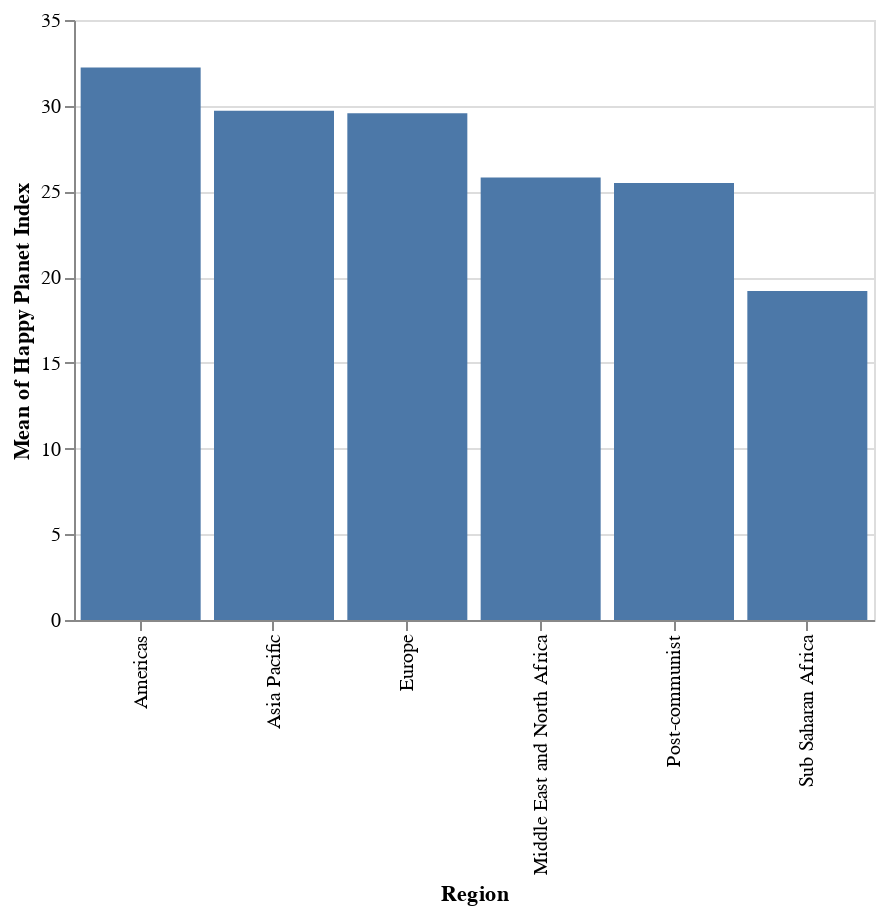

The code cell stored with this chart in its notebook:
### Code cell
alt.Chart(hpi_df).mark_bar().encode(
x='Region:N',
y='mean(Happy Planet Index):Q',
).properties(width=400)

### Figure 1 — Vega-Lite specification as saved in the notebook (floating-point values rounded to 4 significant figures; data arrays with more than 128 entries replaced by an {"elided": "..."} marker saying what was removed)
{"$schema": "https://vega.github.io/schema/vega-lite/v3.4.0.json", "config": {"mark": {"tooltip": null}, "view": {"height": 300, "width": 400}}, "data": {"name": "data-06c1dbec64553b487ce4599ce4c93c9b"}, "datasets": {"data-06c1dbec64553b487ce4599ce4c93c9b": {"elided": "140 records"}}, "encoding": {"x": {"field": "Region", "type": "nominal"}, "y": {"aggregate": "mean", "field": "Happy Planet Index", "type": "quantitative"}}, "mark": "bar", "width": 400}
